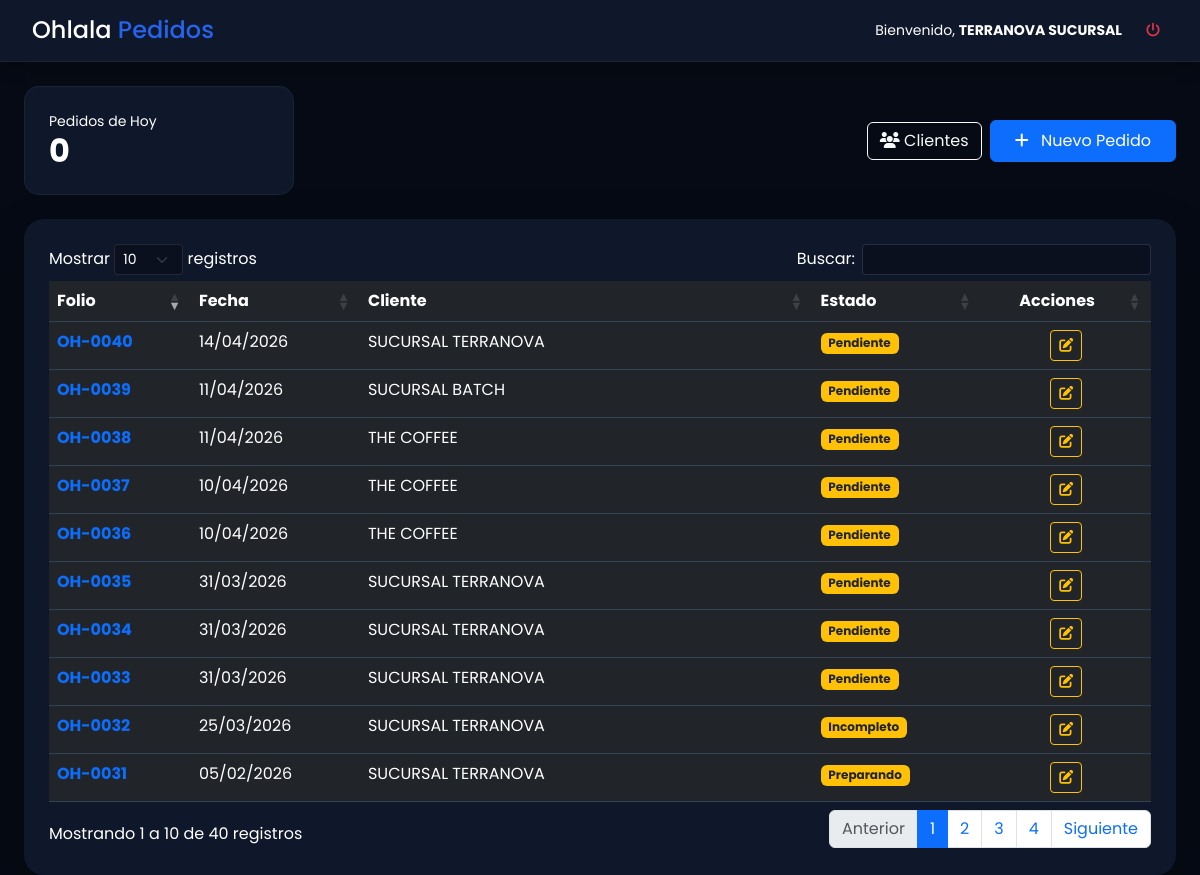
Page /pedido.php (signed in) on the committed database.
### tables this page shows
CREATE TABLE `pedidos` (
  `id` int(11) NOT NULL AUTO_INCREMENT,
  `folio` varchar(20) NOT NULL,
  `id_usuario` int(11) DEFAULT NULL,
  `cliente_nombre` varchar(150) DEFAULT NULL,
  `fecha` timestamp NOT NULL DEFAULT current_timestamp(),
  `estado` enum('Pendiente','Preparando','Entregado','Cancelado','Completado','Incompleto') DEFAULT 'Pendiente',
  `total` decimal(10,2) DEFAULT 0.00,
  PRIMARY KEY (`id`),
  UNIQUE KEY `folio` (`folio`),
  KEY `usuario_id` (`id_usuario`),
  CONSTRAINT `pedidos_ibfk_1` FOREIGN KEY (`id_usuario`) REFERENCES `usuarios` (`id`)
);

### pedido.php (the view, shortened to what this page needs)
<?php
$nombre_vendedor = $_SESSION['usuario_nombre'];
$hoy_db = date('Y-m-d');
$res_pedidos = mysqli_query($conexion, "SELECT COUNT(*) as total FROM pedidos WHERE DATE(fecha) = '$hoy_db'");
$total_hoy = mysqli_fetch_assoc($res_pedidos)['total'] ?? 0;
?>
<!DOCTYPE html>
<html lang="es">
<head>
    <link href="https://cdn.jsdelivr.net/npm/bootstrap@5.3.0/dist/css/bootstrap.min.css" rel="stylesheet">
    <link rel="stylesheet" href="https://cdnjs.cloudflare.com/ajax/libs/font-awesome/6.4.0/css/all.min.css">
    <link rel="stylesheet" href="https://cdn.datatables.net/1.13.6/css/dataTables.bootstrap5.min.css">
</head>
<body>
<nav class="navbar-custom d-flex justify-content-between align-items-center mb-4 shadow">
    <h4 class="m-0 text-white">Ohlala <span style="color: var(--accent);">Pedidos</span></h4>
    <div class="d-flex align-items-center">
        <span class="text-silver me-3 small">Bienvenido, <b><?php echo $nombre_vendedor; ?></b></span>
        <a href="logout.php" class="btn btn-sm btn-outline-danger border-0"><i class="fa-solid fa-power-off"></i></a>
    </div>
</nav>
<div class="container-fluid px-4">
    <div class="row mb-4 align-items-center">
        <div class="col-md-3">
            <div class="stat-card">
                <div class="text-silver small">Pedidos de Hoy</div>
                <h2 class="m-0 fw-bold"><?php echo $total_hoy; ?></h2>
            </div>
        </div>
        <div class="col-md-9 text-end">
            <a href="clientes.php" class="btn btn-outline-light me-1"><i class="fa-solid fa-users"></i> Clientes</a>
            <button class="btn btn-primary px-4 py-2" onclick="prepararNuevoPedido()">
                <i class="fa-solid fa-plus me-2"></i> Nuevo Pedido
            </button>
        </div>
    </div>
    <div class="card-main shadow-lg">
        <div class="table-responsive">
            <table id="tablaPedidos" class="table table-dark table-hover w-100">
                <thead>
                    <tr class="text-silver">
                        <th>Folio</th><th>Fecha</th><th>Cliente</th><th>Estado</th><th class="text-center">Acciones</th>
                    </tr>
                </thead>
                <tbody>
                    <?php
                    $sql = "SELECT * FROM pedidos ORDER BY id DESC";
                    $res = mysqli_query($conexion, $sql);
                    while($row = mysqli_fetch_assoc($res)):
                        $badge = ($row['estado'] == 'Cancelado') ? 'bg-danger' : 'bg-warning text-dark';
                    ?>
                    <tr>
                        <td class="fw-bold text-primary"><?php echo $row['folio']; ?></td>
                        <td><?php echo date('d/m/Y', strtotime($row['fecha'])); ?></td>
                        <td><?php echo $row['cliente_nombre']; ?></td>
                        <td><span class="badge <?php echo $badge; ?>"><?php echo $row['estado']; ?></span></td>
                        <td class="text-center">
                            <button class="btn btn-sm btn-outline-warning" onclick="editarPedido(<?php echo $row['id']; ?>, '<?php echo $row['estado']; ?>')">
                                <i class="fa-solid fa-pen-to-square"></i>
                            </button>
                        </td>
                    </tr>
                    <?php endwhile; ?>
                </tbody>
            </table>
        </div>
    </div>
</div>
</body>
</html>

### pedido.php (style rules this page uses)
:root { --bg-deep: #050a14; --card-blue: #0f172a; --accent: #2563eb; --text-silver: #94a3b8; }
body { background-color: var(--bg-deep); color: white; font-family: 'Poppins', sans-serif; }
.navbar-custom { background-color: var(--card-blue); border-bottom: 1px solid rgba(255,255,255,0.05); padding: 1rem 2rem; }
.stat-card { background: var(--card-blue); border-radius: 15px; padding: 1.5rem; border: 1px solid rgba(255,255,255,0.05); }
.card-main { background: var(--card-blue); border-radius: 20px; padding: 25px; border: none; }
.table { color: white !important; border-color: #334155; }

### rows in the picture
pedidos: folio "OH-0040", fecha "14/04/2026", cliente_nombre "SUCURSAL TERRANOVA", estado "Pendiente"
pedidos: folio "OH-0039", fecha "11/04/2026", cliente_nombre "SUCURSAL BATCH", estado "Pendiente"
pedidos: folio "OH-0038", fecha "11/04/2026", cliente_nombre "THE COFFEE", estado "Pendiente"
pedidos: folio "OH-0037", fecha "10/04/2026", cliente_nombre "THE COFFEE", estado "Pendiente"
pedidos: folio "OH-0036", fecha "10/04/2026", cliente_nombre "THE COFFEE", estado "Pendiente"
pedidos: folio "OH-0035", fecha "31/03/2026", cliente_nombre "SUCURSAL TERRANOVA", estado "Pendiente"
pedidos: folio "OH-0034", fecha "31/03/2026", cliente_nombre "SUCURSAL TERRANOVA", estado "Pendiente"
pedidos: folio "OH-0033", fecha "31/03/2026", cliente_nombre "SUCURSAL TERRANOVA", estado "Pendiente"
pedidos: folio "OH-0032", fecha "25/03/2026", cliente_nombre "SUCURSAL TERRANOVA", estado "Incompleto"
pedidos: folio "OH-0031", fecha "05/02/2026", cliente_nombre "SUCURSAL TERRANOVA", estado "Preparando"

### other values in the picture
$nombre_vendedor "TERRANOVA SUCURSAL"
$total_hoy "0"
